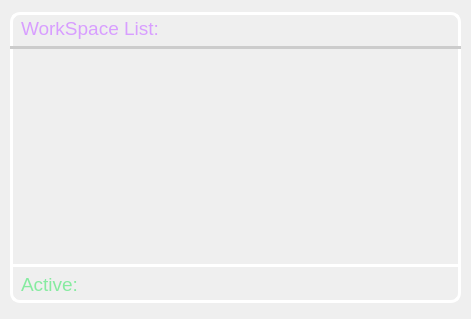
<?xml version="1.0" encoding="UTF-8"?>
<ui version="4.0">
 <class>Form</class>
 <widget class="QWidget" name="Form">
  <property name="geometry">
   <rect>
    <x>0</x>
    <y>0</y>
    <width>471</width>
    <height>319</height>
   </rect>
  </property>
  <property name="windowTitle">
   <string>Form</string>
  </property>
  <widget class="QFrame" name="frame">
   <property name="geometry">
    <rect>
     <x>10</x>
     <y>12</y>
     <width>451</width>
     <height>291</height>
    </rect>
   </property>
   <property name="styleSheet">
    <string notr="true">QFrame {
	border: 3px solid white;
	border-radius: 10px;
}</string>
   </property>
   <widget class="QWidget" name="verticalLayoutWidget">
    <property name="geometry">
     <rect>
      <x>0</x>
      <y>-1</y>
      <width>451</width>
      <height>291</height>
     </rect>
    </property>
    <layout class="QVBoxLayout" name="verticalLayout">
     <item>
      <widget class="QLabel" name="label">
       <property name="font">
        <font>
         <pointsize>14</pointsize>
        </font>
       </property>
       <property name="styleSheet">
        <string notr="true">QLabel {
	border-radius: 0px;
	border: 0px solid #ccc;
	border-bottom: 3px solid #ccc;
	padding: 6px;
	color: #d89eff;
}</string>
       </property>
       <property name="text">
        <string>WorkSpace List:</string>
       </property>
      </widget>
     </item>
     <item>
      <widget class="QListWidget" name="listWidget">
       <property name="styleSheet">
        <string notr="true">QListWidget {
	background-color: transparent;
	border: 0px;
	margin: 6px
}</string>
       </property>
      </widget>
     </item>
     <item>
      <widget class="QLabel" name="label_2">
       <property name="font">
        <font>
         <pointsize>14</pointsize>
        </font>
       </property>
       <property name="styleSheet">
        <string notr="true">QLabel {
	border-radius: 0px;
	border: 0px;
	border-top: 3px solid white;
	padding: 6px;
	color: #86eba0;
}</string>
       </property>
       <property name="text">
        <string>Active:</string>
       </property>
      </widget>
     </item>
    </layout>
   </widget>
  </widget>
 </widget>
 <resources/>
 <connections/>
</ui>
